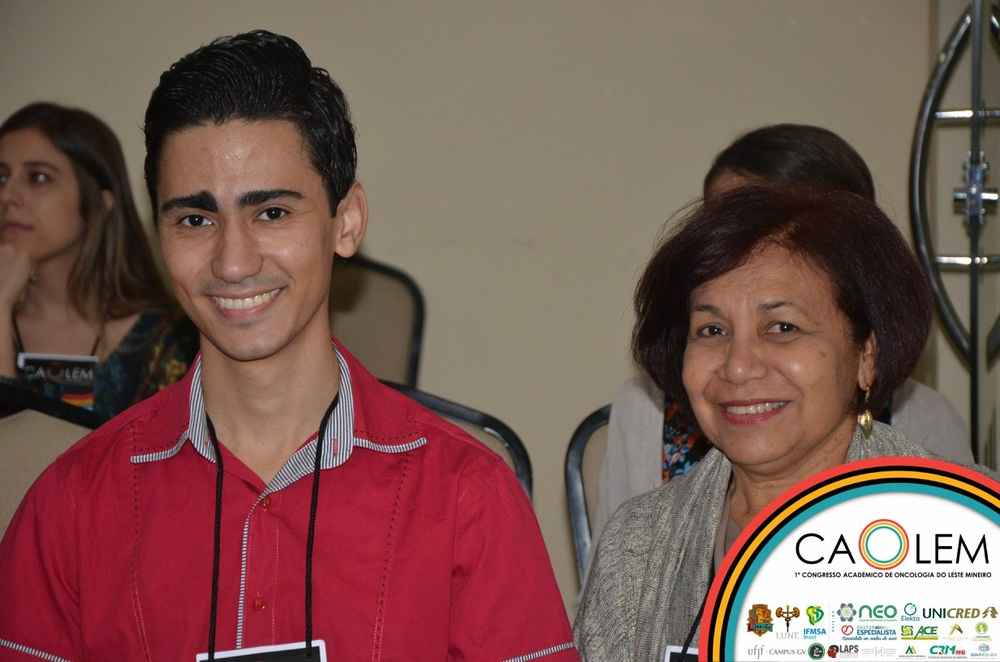
#> input picture Pictures/Picture_1.jpg, 1000 x 662 px, shrunk from 1232 x 816 before the run
$ python Ch1Cd1.py
#> lines starting #> are read from the running program, lines starting #| are printed output that depends on the picture
from PIL import Image
import os

os.chdir('../Pictures')

pic1 = Image.open('Picture_1.jpg')
#> pic1 is the input picture: PIL image 1000x662 RGB; mean R, G, B 122.6, 89.7, 82.6

#Color conversoins are done using convert()

pic1 = pic1.convert('L')
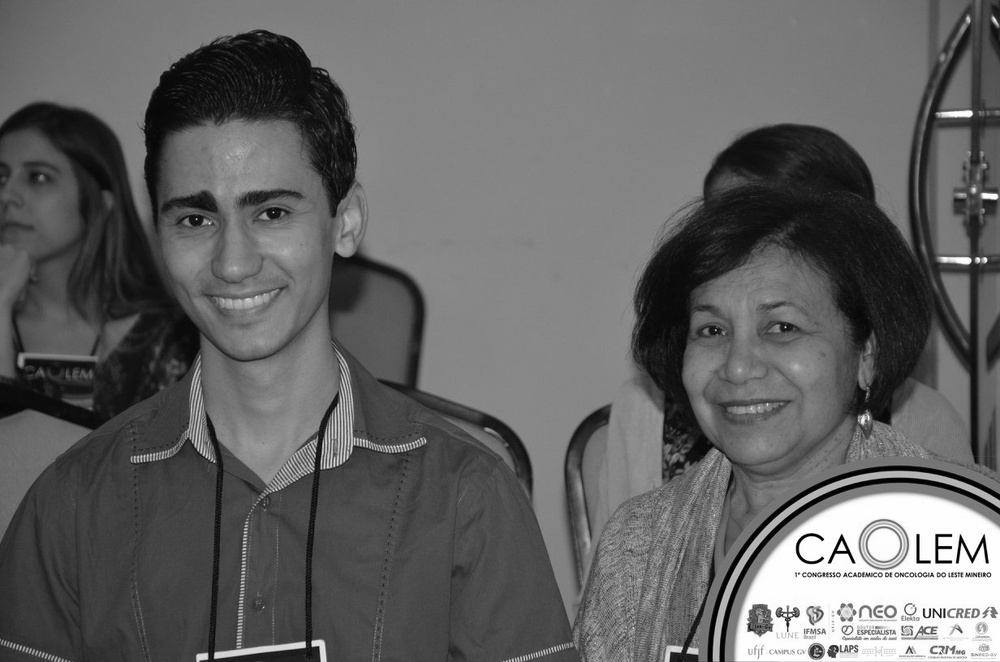
#> pic1: PIL image 1000x662 L; min 0, max 255, mean 98.7

#Show the picture

pic1.show()
